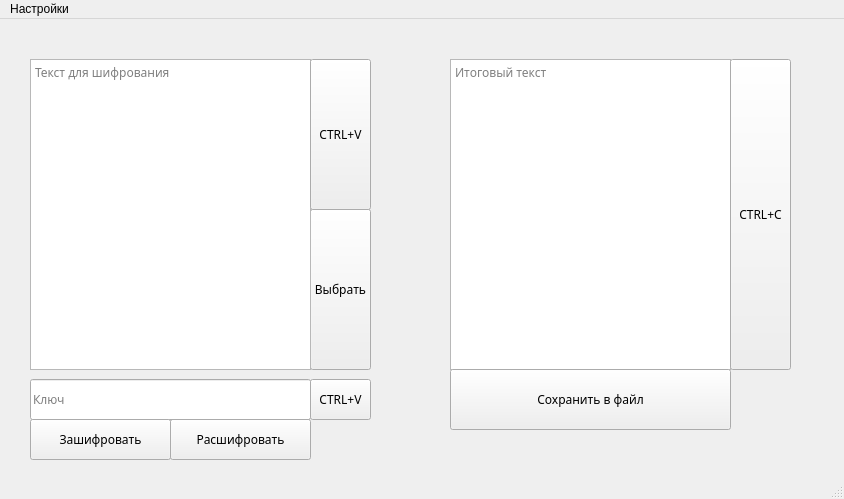
<?xml version="1.0" encoding="UTF-8"?>
<ui version="4.0">
 <class>MainWindow</class>
 <widget class="QMainWindow" name="MainWindow">
  <property name="geometry">
   <rect>
    <x>0</x>
    <y>0</y>
    <width>844</width>
    <height>499</height>
   </rect>
  </property>
  <property name="windowTitle">
   <string>MainWindow</string>
  </property>
  <widget class="QWidget" name="centralwidget">
   <property name="font">
    <font>
     <family>MS Reference Sans Serif</family>
    </font>
   </property>
   <widget class="QStackedWidget" name="stackedWidget">
    <property name="geometry">
     <rect>
      <x>30</x>
      <y>310</y>
      <width>341</width>
      <height>131</height>
     </rect>
    </property>
    <widget class="QWidget" name="with_key">
     <widget class="QPushButton" name="decrypt_with_key">
      <property name="geometry">
       <rect>
        <x>140</x>
        <y>90</y>
        <width>141</width>
        <height>41</height>
       </rect>
      </property>
      <property name="text">
       <string>Расшифровать</string>
      </property>
     </widget>
     <widget class="QLineEdit" name="get_key">
      <property name="geometry">
       <rect>
        <x>0</x>
        <y>50</y>
        <width>281</width>
        <height>41</height>
       </rect>
      </property>
      <property name="placeholderText">
       <string>Ключ</string>
      </property>
     </widget>
     <widget class="QPushButton" name="encrypt_with_key">
      <property name="geometry">
       <rect>
        <x>0</x>
        <y>90</y>
        <width>141</width>
        <height>41</height>
       </rect>
      </property>
      <property name="font">
       <font>
        <family>MS Reference Sans Serif</family>
       </font>
      </property>
      <property name="text">
       <string>Зашифровать</string>
      </property>
     </widget>
     <widget class="QPushButton" name="print_key">
      <property name="geometry">
       <rect>
        <x>280</x>
        <y>50</y>
        <width>61</width>
        <height>41</height>
       </rect>
      </property>
      <property name="text">
       <string>CTRL+V</string>
      </property>
     </widget>
    </widget>
    <widget class="QWidget" name="no_key">
     <widget class="QPushButton" name="encrypt_without_key">
      <property name="geometry">
       <rect>
        <x>0</x>
        <y>40</y>
        <width>141</width>
        <height>61</height>
       </rect>
      </property>
      <property name="text">
       <string>Зашифровать</string>
      </property>
     </widget>
     <widget class="QPushButton" name="decrypt_without_key">
      <property name="geometry">
       <rect>
        <x>140</x>
        <y>40</y>
        <width>141</width>
        <height>61</height>
       </rect>
      </property>
      <property name="text">
       <string>Расшифровать</string>
      </property>
     </widget>
    </widget>
   </widget>
   <widget class="QTextEdit" name="output_text">
    <property name="enabled">
     <bool>true</bool>
    </property>
    <property name="geometry">
     <rect>
      <x>450</x>
      <y>40</y>
      <width>281</width>
      <height>311</height>
     </rect>
    </property>
    <property name="readOnly">
     <bool>true</bool>
    </property>
    <property name="placeholderText">
     <string>Итоговый текст</string>
    </property>
   </widget>
   <widget class="QPushButton" name="copy_text">
    <property name="geometry">
     <rect>
      <x>730</x>
      <y>40</y>
      <width>61</width>
      <height>311</height>
     </rect>
    </property>
    <property name="text">
     <string>CTRL+C</string>
    </property>
   </widget>
   <widget class="QPushButton" name="save_file">
    <property name="geometry">
     <rect>
      <x>450</x>
      <y>350</y>
      <width>281</width>
      <height>61</height>
     </rect>
    </property>
    <property name="text">
     <string>Сохранить в файл</string>
    </property>
   </widget>
   <widget class="QPushButton" name="choose_file">
    <property name="geometry">
     <rect>
      <x>310</x>
      <y>190</y>
      <width>61</width>
      <height>161</height>
     </rect>
    </property>
    <property name="acceptDrops">
     <bool>false</bool>
    </property>
    <property name="toolTip">
     <string>Выбрать файл</string>
    </property>
    <property name="text">
     <string>Выбрать</string>
    </property>
   </widget>
   <widget class="QTextEdit" name="get_text">
    <property name="geometry">
     <rect>
      <x>30</x>
      <y>40</y>
      <width>281</width>
      <height>311</height>
     </rect>
    </property>
    <property name="font">
     <font>
      <family>Berlin Sans FB</family>
     </font>
    </property>
    <property name="frameShape">
     <enum>QFrame::StyledPanel</enum>
    </property>
    <property name="placeholderText">
     <string>Текст для шифрования</string>
    </property>
   </widget>
   <widget class="QPushButton" name="print_text">
    <property name="geometry">
     <rect>
      <x>310</x>
      <y>40</y>
      <width>61</width>
      <height>151</height>
     </rect>
    </property>
    <property name="text">
     <string>CTRL+V</string>
    </property>
   </widget>
  </widget>
  <widget class="QMenuBar" name="menubar">
   <property name="geometry">
    <rect>
     <x>0</x>
     <y>0</y>
     <width>844</width>
     <height>21</height>
    </rect>
   </property>
   <widget class="QMenu" name="menuFiles">
    <property name="title">
     <string>Настройки</string>
    </property>
    <widget class="QMenu" name="menu">
     <property name="title">
      <string>Шифр</string>
     </property>
     <addaction name="caesar"/>
     <addaction name="verman"/>
     <addaction name="vigenere"/>
     <addaction name="base64"/>
    </widget>
    <widget class="QMenu" name="menu_2">
     <property name="title">
      <string>Язык</string>
     </property>
     <addaction name="rus"/>
     <addaction name="eng"/>
    </widget>
    <addaction name="menu"/>
    <addaction name="menu_2"/>
   </widget>
   <addaction name="menuFiles"/>
  </widget>
  <widget class="QStatusBar" name="statusbar"/>
  <action name="caesar">
   <property name="checkable">
    <bool>true</bool>
   </property>
   <property name="checked">
    <bool>true</bool>
   </property>
   <property name="text">
    <string>Шифр Цезаря</string>
   </property>
  </action>
  <action name="verman">
   <property name="checkable">
    <bool>true</bool>
   </property>
   <property name="text">
    <string>Шифр Вермана</string>
   </property>
  </action>
  <action name="vigenere">
   <property name="checkable">
    <bool>true</bool>
   </property>
   <property name="text">
    <string>Шифр Виженера</string>
   </property>
  </action>
  <action name="base64">
   <property name="checkable">
    <bool>true</bool>
   </property>
   <property name="text">
    <string>BASE64</string>
   </property>
  </action>
  <action name="rus">
   <property name="checkable">
    <bool>true</bool>
   </property>
   <property name="checked">
    <bool>true</bool>
   </property>
   <property name="text">
    <string>Русский</string>
   </property>
  </action>
  <action name="eng">
   <property name="checkable">
    <bool>true</bool>
   </property>
   <property name="text">
    <string>Английский</string>
   </property>
  </action>
 </widget>
 <resources/>
 <connections/>
</ui>
